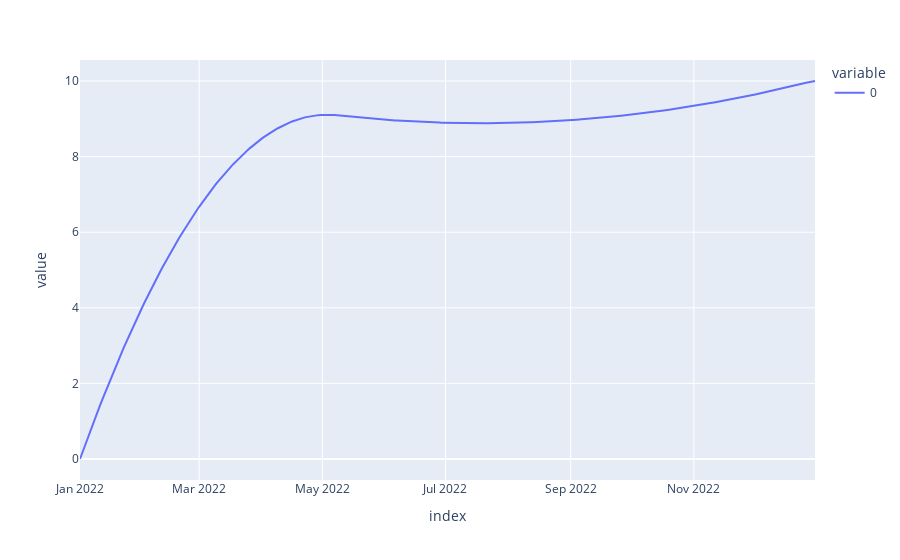

The notebook cell this image was saved under:
### Code cell
y_range_2 = (0, 10)

control_points_2 = [(0, 0), (0.3, 0.9), (0.4,0.9),(1, 1)]

series_2 = create_scaled_spline_with_date(control_points_1, date_range, y_range_1)

fig = px.line(series_2)
fig.show()

### Figure 1 — Plotly figure (JSON) as saved in the notebook; plotly's stock layout.template omitted (floating-point values rounded to 4 significant figures; data arrays with more than 128 entries replaced by an {"elided": "..."} marker saying what was removed)
{"data": [{"hovertemplate": "variable=0<br>index=%{x}<br>value=%{y}<extra></extra>", "legendgroup": "0", "line": {"color": "#636efa", "dash": "solid"}, "marker": {"symbol": "circle"}, "mode": "lines", "name": "0", "orientation": "v", "showlegend": true, "type": "scatter", "x": {"elided": "364 str values"}, "xaxis": "x", "y": {"elided": "364 float values"}, "yaxis": "y"}], "layout": {"legend": {"title": {"text": "variable"}, "tracegroupgap": 0}, "margin": {"t": 60}, "xaxis": {"anchor": "y", "domain": [0, 1], "title": {"text": "index"}}, "yaxis": {"anchor": "x", "domain": [0, 1], "title": {"text": "value"}}}}
